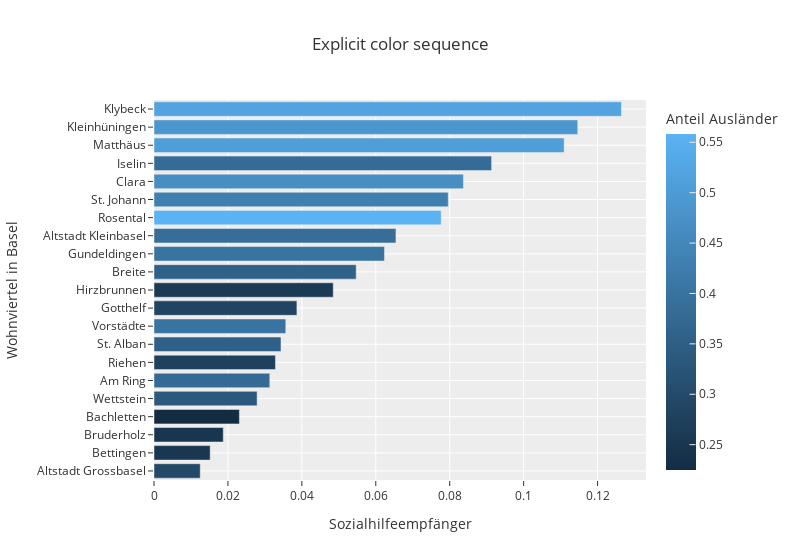

The cell this chart's notebook holds for it:
### Code cell
box2 = px.bar(df, y="Wohnviertel in Basel", x="Sozialhilfeempfänger", color="Anteil Ausländer", orientation="h", template='ggplot2',
             title="Explicit color sequence", width= 800
            )

box2.show()

### Figure 1 — Plotly figure (JSON) as saved in the notebook; plotly's stock layout.template omitted (floating-point values rounded to 4 significant figures)
{"data": [{"alignmentgroup": "True", "hovertemplate": "Sozialhilfeempfänger=%{x}<br>Wohnviertel in Basel=%{y}<br>Anteil Ausländer=%{marker.color}<extra></extra>", "legendgroup": "", "marker": {"color": [0.2956, 0.2523, 0.2504, 0.2248, 0.3341, 0.3775, 0.2766, 0.3542, 0.4019, 0.2829, 0.2587, 0.3563, 0.4003, 0.3882, 0.5582, 0.4317, 0.467, 0.3833, 0.5069, 0.4874, 0.5186], "coloraxis": "coloraxis", "pattern": {"shape": ""}}, "name": "", "offsetgroup": "", "orientation": "h", "showlegend": false, "textposition": "auto", "type": "bar", "x": [0.0125, 0.01519, 0.01874, 0.02311, 0.02789, 0.03132, 0.03286, 0.03435, 0.03565, 0.03866, 0.04849, 0.05469, 0.06234, 0.06545, 0.07769, 0.0796, 0.0837, 0.09133, 0.111, 0.1146, 0.1264], "xaxis": "x", "y": ["Altstadt Grossbasel", "Bettingen", "Bruderholz", "Bachletten", "Wettstein", "Am Ring", "Riehen", "St. Alban", "Vorstädte", "Gotthelf", "Hirzbrunnen", "Breite", "Gundeldingen", "Altstadt Kleinbasel", "Rosental", "St. Johann", "Clara", "Iselin", "Matthäus", "Kleinhüningen", "Klybeck"], "yaxis": "y"}], "layout": {"barmode": "relative", "coloraxis": {"colorbar": {"title": {"text": "Anteil Ausländer"}}, "colorscale": [[0, "rgb(20,44,66)"], [1, "rgb(90,179,244)"]]}, "legend": {"tracegroupgap": 0}, "title": {"text": "Explicit color sequence"}, "width": 800, "xaxis": {"anchor": "y", "domain": [0, 1], "title": {"text": "Sozialhilfeempfänger"}}, "yaxis": {"anchor": "x", "domain": [0, 1], "title": {"text": "Wohnviertel in Basel"}}}}
